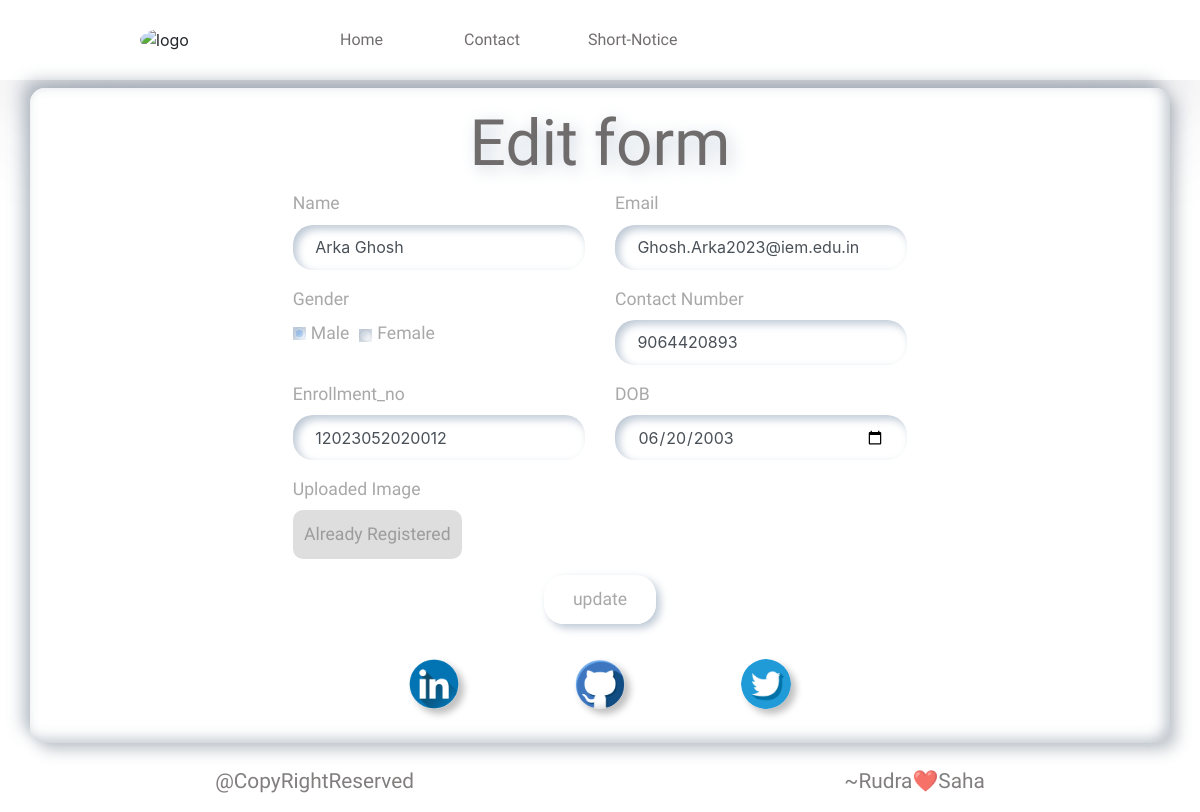
The app's page /2/edit_user, older data.
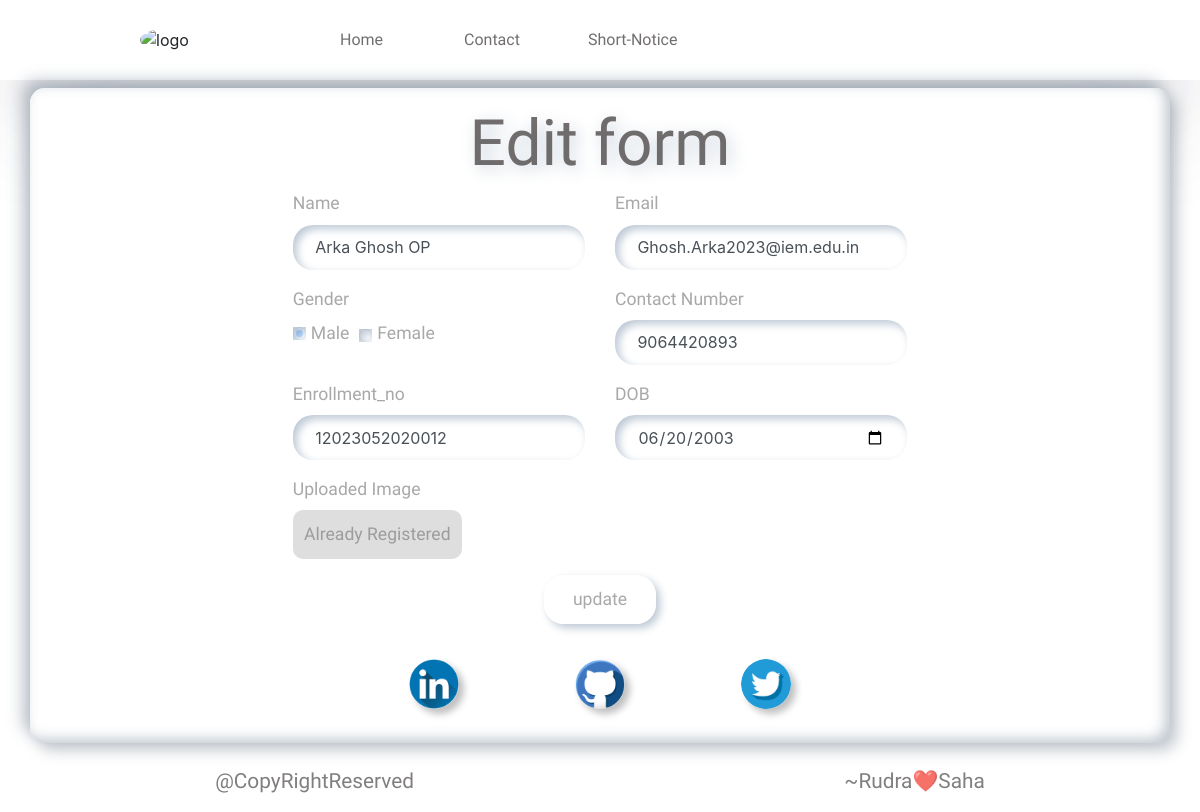
The same page, newer data.
### tables this page shows
CREATE TABLE users (id INTEGER PRIMARY KEY AUTOINCREMENT, name TEXT , email TEXT, gender TEXT, contact TEXT, dob date, Enrollment_no TEXT , profile_pic BLOB);

### crud.py (the view, shortened to what this page needs)
@app.route("/<int:id>/edit_user", methods=("GET", "POST"))
def edit_user(id):
    user = get_post(id)
    return render_template('edit_user.html', user = user)

### crud.py (called while the page is built)
def get_post(id):
    con = sqlite3.connect("users.db")
    con.row_factory = sqlite3.Row
    user = con.execute('SELECT * FROM users WHERE id = ?',(id,)).fetchone()
    con.close()
    if user is None:
        abort(404)
    return user

### Templates/edit_user.html (shortened to what the changed rows need)
<!DOCTYPE html>
<html>
  <head>
    <link rel="stylesheet"  type="text/css" href="{{url_for('static', filename='styles/edit_user.css')}}">
    <link
      rel="stylesheet"
      href="https://maxcdn.bootstrapcdn.com/bootstrap/4.4.1/css/bootstrap.min.css"
    />
    <link
      rel="stylesheet"
      href="https://cdnjs.cloudflare.com/ajax/libs/font-awesome/4.7.0/css/font-awesome.min.css"
    />
    <link rel="stylesheet" href="https://cdnjs.cloudflare.com/ajax/libs/font-awesome/6.5.2/css/all.min.css" />
  </head>
  <body >
    <section class="contact-from" >
      <div class="container" style="background: #fff;">
        <div id="pad" class="row mt-2">
          <div class="col-md-7 mx-auto">
            <div class="form-wrapper">
              <div class="row">
                <div class="col-md-12">
                  <h2 style="text-align: center;">Edit form</h2>
                </div>
              </div>
              <form method="post" enctype="multipart/form-data">
                <div class="row">
                  <div class="col-md-6">
                    <div class="form-group">
                      <label for="">Name</label>
                      <input
                        style="border: none;"
                        type="text"
                        class="form-control"
                        name="name"
                        value="{{ user['name'] }}"
                        placeholder="name"
                      />
                    </div>
                  </div>
                  <div class="col-md-6">
                    <div class="form-group">
                      <input
                        style="border: none;"
                        type="email"
                        class="form-control"
                        name="email"
                        value="{{ user['email'] }}"
                        placeholder="email"
                      />
                    </div>
                  </div>
                  <div class="col-md-6">
                    <div class="form-group">
                      <label for="">Contact Number</label>
                      <input
                        style="border: none;"
                        type="text"
                        class="form-control"
                        name="contact"
                        placeholder="Phone number"
                        value="{{ user['contact'] }}"
                      />
                    </div>
                  </div>
                  <div class="col-md-6">
                    <div class="form-group">
                      <label for="">Enrollment_no</label>
                      <input
                        type="text"
                        style="border: none;"
                        name="Enrollment_no"
                        class="form-control"
                        value="{{ user['Enrollment_no']  }}"
                        placeholder="."
                      />
                    </div>
                  </div>
                  <div class="col-md-6">
                    <div class="form-group">
                      <label for="">DOB</label>
                      <input
                        type="date"
                        style="border: none;"
                        name="dob"
                        class="form-control"
                        value="{{ user['dob']  }}"
                        placeholder="."
                      />
                    </div>
                  </div>
                </div>
              </form>
            </div>
          </div>
        </div>
      </div>
    </section>
  </body>
</html>

Row changes from the older to the newer data that the page shows:
changed users "Ghosh.Arka2023@iem.edu.in": name "Arka Ghosh" → "Arka Ghosh OP"
